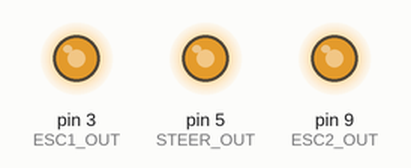
Recording of a sketch running on a simulated Arduino Uno, built with avr-gcc and run on an emulated ATmega328P. Parts: output pins drawn as LEDs (lit = HIGH). What the sketch prints to the serial monitor is not drawn.

Above: at 0.1 s.
Timing chart, 0 to 1.6 s (numbered marks = the images above):
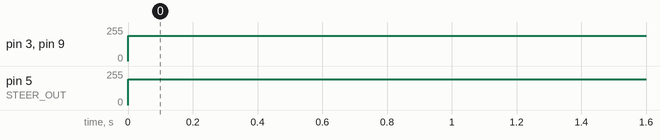

Measured:
- by itself, pin 3 (ESC1_OUT), pin 9 (ESC2_OUT): 0/255 → 191/255 at 0.00 s
- by itself, pin 5 (STEER_OUT): 0/255 → 194/255 at 0.00 s

The sketch:

can_to_pwm.ino
```cpp
/*
      __  __                          ____             _                ____  _       _      _
     / / / /___ _____  ____  ___     / __ \____ ______(_)___  ____ _   / __ \(_)   __(_)____(_)___  ____
    / /_/ / __ `/ __ \/_  / / _ \   / /_/ / __ `/ ___/ / __ \/ __ `/  / / / / / | / / / ___/ / __ \/ __ \
   / __  / /_/ / / / / / /_/  __/  / _, _/ /_/ / /__/ / / / / /_/ /  / /_/ / /| |/ / (__  ) / /_/ / / / /
  /_/ /_/\__,_/_/ /_/ /___/\___/  /_/ |_|\__,_/\___/_/_/ /_/\__, /  /_____/_/ |___/_/____/_/\____/_/ /_/

  CAN Reciever code for the HRD05
  Mark Oosting, Wout Veltman, 2019

*/

#include <CAN.h>

#define ESC1_OUT 3
#define ESC2_OUT 9
#define STEER_OUT 5
#define MAX_TIMEOUT 250

int MOTOR1 = 191;
int MOTOR2 = 191;
int STEER = 194; // Calibrate this value

unsigned long current_time;
unsigned long latest_message_time;

void setup() {
  pinMode(ESC1_OUT, OUTPUT);
  pinMode(ESC2_OUT, OUTPUT);
  pinMode(STEER_OUT, OUTPUT);

  Serial.begin(115200);
  while (!Serial);

  Serial.println("SCALE MODEL IS LIVE");

  // start the CAN bus at 500 kbps
  if (!CAN.begin(500E3)) {
    Serial.println("Starting CAN failed!");
    while (1);
  }
}

void loop() {

  // RECEIVE CAN MESSAGES
  int packetSize = CAN.parsePacket();

  byte data[11];

  unsigned int i = 0;

  if(packetSize) {

    while (CAN.available()) {
      data[i] = CAN.read();
      i++;
    }

    int packetID = CAN.packetId();

    switch (packetID) {

      // MOTOR CONTROL
      case 0x12:

        //REVERSE = map(data[1], 0, 255, 191, 127);

        MOTOR1 = map(data[0], 255, 0, 170, 205);
        MOTOR2 = map(data[0], 0, 255, 170, 205); // Map these to the 2 motor values


        latest_message_time = millis();

        break;


      // STEERING CONTROL; MID: 194, Right: 155, Left: 234
      case 0x15:

        STEER = map(data[0], 0, 255, 155, 234);

        latest_message_time = millis();

        break;


      // FALLBACK
      default:
        Serial.print("Unknown ID: ");
        Serial.print(packetID);
        Serial.println();
        break;
    }
  }

  current_time = millis();

  // Reset to safe values if CAN communication is lost
  if(current_time - latest_message_time > MAX_TIMEOUT) {

    MOTOR1 = 191;
    MOTOR2 = 191;
    STEER = 194;
    Serial.println("CAN TIMEOUT");

  } else {
    Serial.print("STEER: ");
    Serial.print(STEER);
    Serial.print("\t");
    Serial.print("MOTOR1: ");
    Serial.print(MOTOR1);
    Serial.print("\t");
    Serial.print("MOTOR2: ");
    Serial.print(MOTOR2);
    Serial.println();
  }

  analogWrite(ESC1_OUT, MOTOR1);
  analogWrite(ESC2_OUT, MOTOR2);
  analogWrite(STEER_OUT, STEER);

}
```
